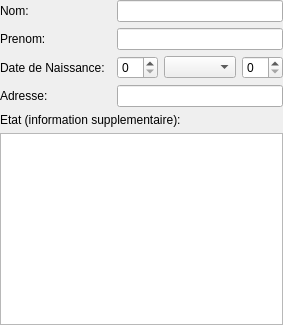
<?xml version="1.0" encoding="UTF-8"?>
<ui version="4.0">
 <class>EBaseWidget</class>
 <widget class="QWidget" name="EBaseWidget">
  <property name="geometry">
   <rect>
    <x>0</x>
    <y>0</y>
    <width>400</width>
    <height>300</height>
   </rect>
  </property>
  <property name="windowTitle">
   <string>EBaseWidget</string>
  </property>
  <layout class="QGridLayout" name="gridLayout">
   <property name="sizeConstraint">
    <enum>QLayout::SetFixedSize</enum>
   </property>
   <property name="leftMargin">
    <number>0</number>
   </property>
   <property name="topMargin">
    <number>0</number>
   </property>
   <property name="rightMargin">
    <number>0</number>
   </property>
   <property name="bottomMargin">
    <number>0</number>
   </property>
   <item row="1" column="3">
    <widget class="QLineEdit" name="leName"/>
   </item>
   <item row="2" column="1">
    <widget class="QLabel" name="lLastName">
     <property name="text">
      <string>Prenom:</string>
     </property>
     <property name="buddy">
      <cstring>leLastName</cstring>
     </property>
    </widget>
   </item>
   <item row="2" column="3">
    <widget class="QLineEdit" name="leLastName"/>
   </item>
   <item row="3" column="1">
    <widget class="QLabel" name="LDateNaiss">
     <property name="text">
      <string>Date de Naissance:</string>
     </property>
     <property name="buddy">
      <cstring>sbDay</cstring>
     </property>
    </widget>
   </item>
   <item row="4" column="1">
    <widget class="QLabel" name="lAdresse">
     <property name="text">
      <string>Adresse:</string>
     </property>
     <property name="buddy">
      <cstring>leAdresse</cstring>
     </property>
    </widget>
   </item>
   <item row="4" column="3">
    <widget class="QLineEdit" name="leAdresse"/>
   </item>
   <item row="5" column="1" colspan="3">
    <widget class="QLabel" name="lEtat">
     <property name="text">
      <string>Etat (information supplementaire):</string>
     </property>
     <property name="buddy">
      <cstring>pteEtat</cstring>
     </property>
    </widget>
   </item>
   <item row="6" column="1" colspan="3">
    <widget class="QPlainTextEdit" name="pteEtat"/>
   </item>
   <item row="3" column="3">
    <layout class="QHBoxLayout" name="DateNaissLayout">
     <item>
      <widget class="QSpinBox" name="sbDay"/>
     </item>
     <item>
      <widget class="QComboBox" name="sbMonth"/>
     </item>
     <item>
      <widget class="QSpinBox" name="sbYear"/>
     </item>
    </layout>
   </item>
   <item row="1" column="1">
    <widget class="QLabel" name="lName">
     <property name="text">
      <string>Nom:</string>
     </property>
     <property name="buddy">
      <cstring>leName</cstring>
     </property>
    </widget>
   </item>
  </layout>
 </widget>
 <layoutdefault spacing="6" margin="11"/>
 <tabstops>
  <tabstop>leName</tabstop>
  <tabstop>leLastName</tabstop>
  <tabstop>sbDay</tabstop>
  <tabstop>sbMonth</tabstop>
  <tabstop>sbYear</tabstop>
  <tabstop>leAdresse</tabstop>
  <tabstop>pteEtat</tabstop>
 </tabstops>
 <resources/>
 <connections/>
</ui>
